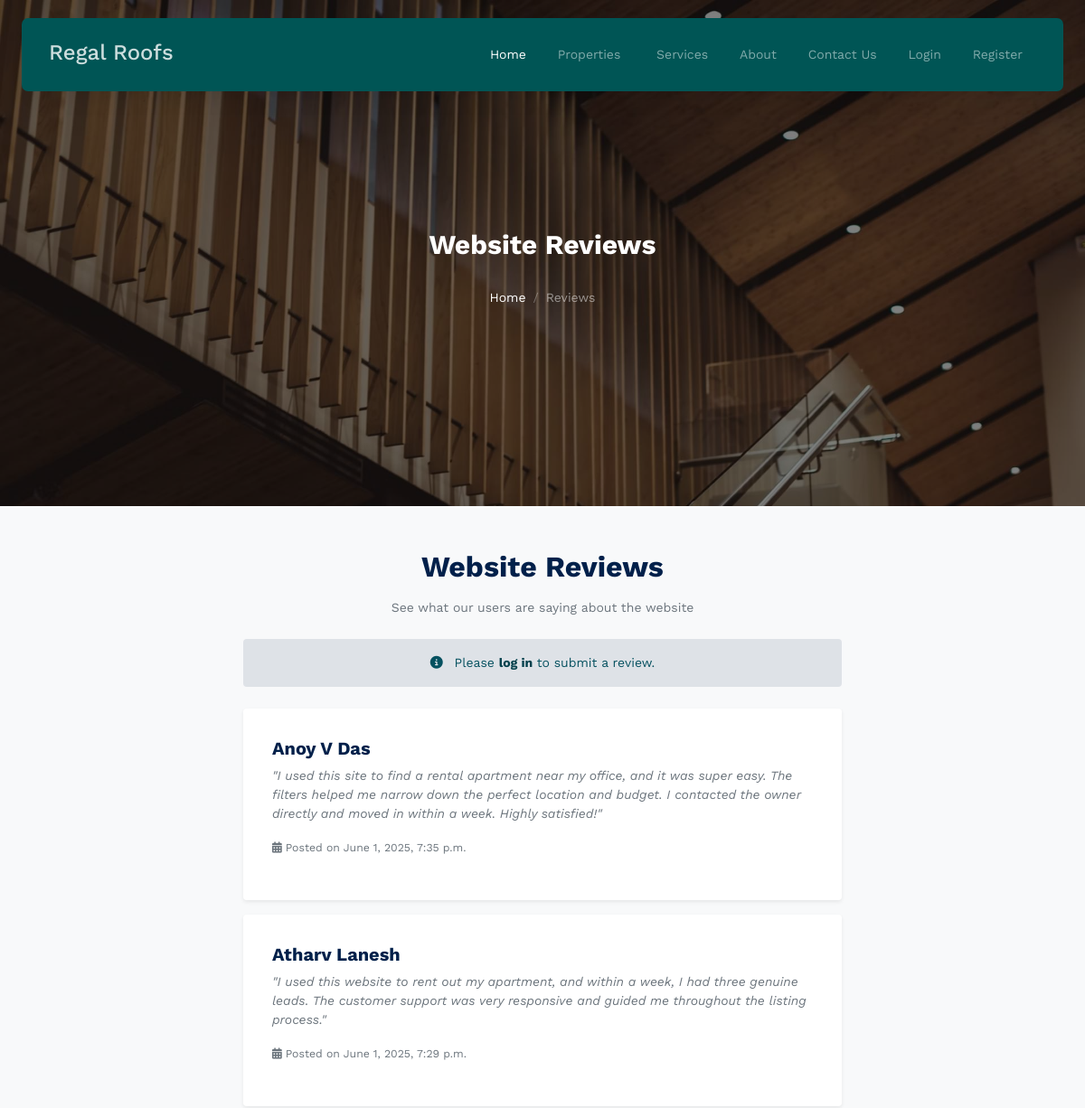
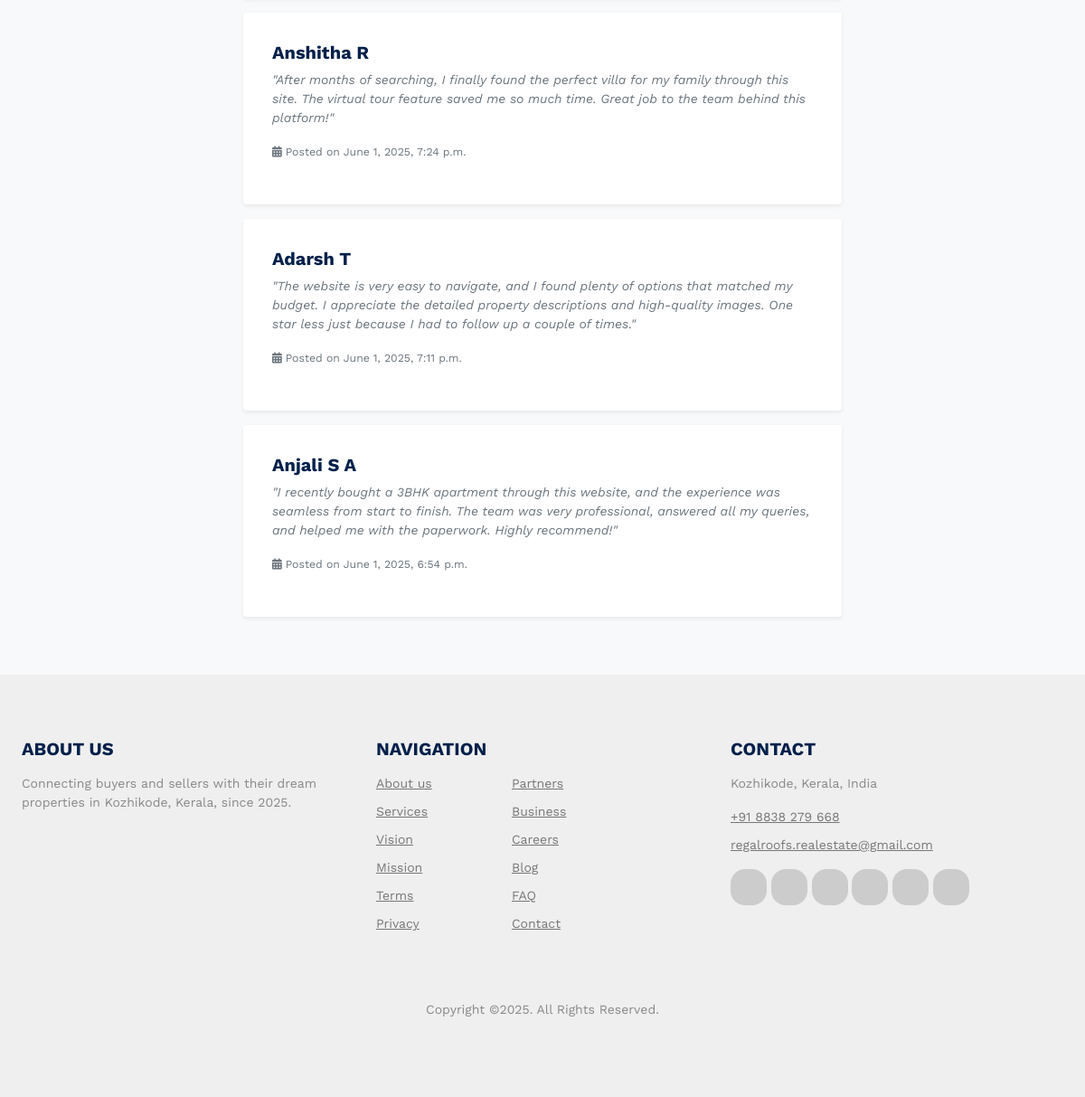
The app's page /reviews/ with its own data (2 pictures, top to bottom).
### listings/models/review.py (models this page shows, shortened)
class WebsiteReview(models.Model):
    user = models.ForeignKey(User, on_delete=models.CASCADE)
    rating = models.IntegerField(validators=[MinValueValidator(1), MaxValueValidator(5)])
    comment = models.TextField(max_length=1000)
    created_at = models.DateTimeField(auto_now_add=True)
    updated_at = models.DateTimeField(auto_now=True)
    class Meta:
        unique_together = ['user']

### listings/reviews/views.py (the view)
# urls.py: path('reviews/', website_reviews, name='website_reviews'),
def website_reviews(request):
    reviews = WebsiteReview.objects.all().order_by('-created_at')
    has_reviewed = False
    if request.user.is_authenticated:
        has_reviewed = WebsiteReview.objects.filter(user=request.user).exists()
    return render(request, 'listings/reviews/website_reviews.html', {
        'reviews': reviews,
        'has_reviewed': has_reviewed
    })

### listings/templatetags/custom_filters.py (called while the page is built)
@register.filter
def times(number):
    return range(number)

@register.filter
def remaining_times(number, total):
    try:
        return int(total) - int(number)
    except:
        return 0

### listings/templates/listings/reviews/website_reviews.html (shortened to what this page needs)
{% extends 'base.html' %}
{% load static %}
{% load custom_filters %}
{% block content %}
  <div class="hero page-inner overlay" style="background-image: url('{% static 'listings/images/hero_bg_1.jpg' %}')">
    <div class="container">
      <div class="row justify-content-center align-items-center">
        <div class="col-lg-9 text-center mt-5">
          <h1 class="heading font-weight-bold text-white" data-aos="fade-up">Website Reviews</h1>
          <nav aria-label="breadcrumb" data-aos="fade-up" data-aos-delay="200">
            <ol class="breadcrumb text-center justify-content-center">
              <li class="breadcrumb-item">
                <a href="{% url 'listings:home' %}" class="text-white">Home</a>
              </li>
              <li class="breadcrumb-item active text-white-50" aria-current="page">Reviews</li>
            </ol>
          </nav>
        </div>
      </div>
    </div>
  </div>
  <div class="section bg-light py-5">
    <div class="container">
      <div class="row justify-content-center">
        <div class="col-lg-7" data-aos="fade-up" data-aos-delay="200">
          <div class="text-center mb-4">
            <h2 class="font-weight-bold text-primary heading mb-3">Website Reviews</h2>
            <p class="text-muted">See what our users are saying about the website</p>
          </div>
          {% if user.is_authenticated %}
            {% if not request.user.is_superuser %}
              {% if not has_reviewed %}
                <div class="text-center mb-4">
                  <a href="{% url 'listings:add_website_review' %}" class="btn btn-primary shadow-sm">
                    <i class="fas fa-plus me-2"></i>Add Your Review
                  </a>
                </div>
              {% endif %}
            {% endif %}
          {% else %}
            <div class="alert alert-info bg-primary bg-opacity-10 border-0 mb-4 text-center" role="alert">
              <i class="fas fa-info-circle me-2"></i>
              Please <a href="{% url 'login' %}" class="alert-link">log in</a> to submit a review.
            </div>
          {% endif %}
          {% if reviews %}
            {% for review in reviews %}
              <div class="card mb-3 p-3 shadow-sm border-0">
                <div class="card-body">
                  <h5 class="card-title fw-bold">
                    {{ review.user.first_name }} {{ review.user.last_name }}
                    <span class="ms-2">
                      {% for star in review.rating|times %}
                        <span class="icon-star text-warning"></span>
                      {% endfor %}
                      {% for star in review.rating|remaining_times:5|times %}
                        <span class="icon-star text-muted"></span>
                      {% endfor %}
                    </span>
                  </h5>
                  <p class="card-text text-muted fst-italic">"{{ review.comment }}"</p>
                  <p class="card-text">
                    <small class="text-muted"><i class="fas fa-calendar-alt me-1"></i>Posted on {{ review.created_at }}</small>
                  </p>
                </div>
              </div>
            {% empty %}
              <div class="alert alert-warning text-center border-0 shadow-sm" role="alert">
                <i class="fas fa-exclamation-circle me-2"></i>No reviews yet.
              </div>
            {% endfor %}
          {% else %}
            <div class="alert alert-warning text-center border-0 shadow-sm" role="alert">
              <i class="fas fa-exclamation-circle me-2"></i>No reviews yet.
            </div>
          {% endif %}
        </div>
      </div>
    </div>
  </div>
{% endblock %}

### records on screen
WebsiteReview: user.first_name "Anoy", user.last_name "V Das", rating 4 (drawn), comment "I used this site to find a rental apartment near my office, and it was super easy. The filters helped me narrow down the perfect location and budget. I contacted the owner directly and moved in within a week. Highly satisfied!", created_at "June 1, 2025, 7:35 p.m."
WebsiteReview: user.first_name "Atharv", user.last_name "Lanesh", rating 3 (drawn), comment "I used this website to rent out my apartment, and within a week, I had three genuine leads. The customer support was very responsive and guided me throughout the listing process.", created_at "June 1, 2025, 7:29 p.m."
WebsiteReview: user.first_name "Anshitha", user.last_name "R", rating 5 (drawn), comment "After months of searching, I finally found the perfect villa for my family through this site. The virtual tour feature saved me so much time. Great job to the team behind this platform!", created_at "June 1, 2025, 7:24 p.m."
WebsiteReview: user.first_name "Adarsh", user.last_name "T", rating 4 (drawn), comment "The website is very easy to navigate, and I found plenty of options that matched my budget. I appreciate the detailed property descriptions and high-quality images. One star less just because I had to follow up a couple of times.", created_at "June 1, 2025, 7:11 p.m."
WebsiteReview: user.first_name "Anjali", user.last_name "S A", rating 2 (drawn), comment "I recently bought a 3BHK apartment through this website, and the experience was seamless from start to finish. The team was very professional, answered all my queries, and helped me with the paperwork. Highly recommend!", created_at "June 1, 2025, 6:54 p.m."
